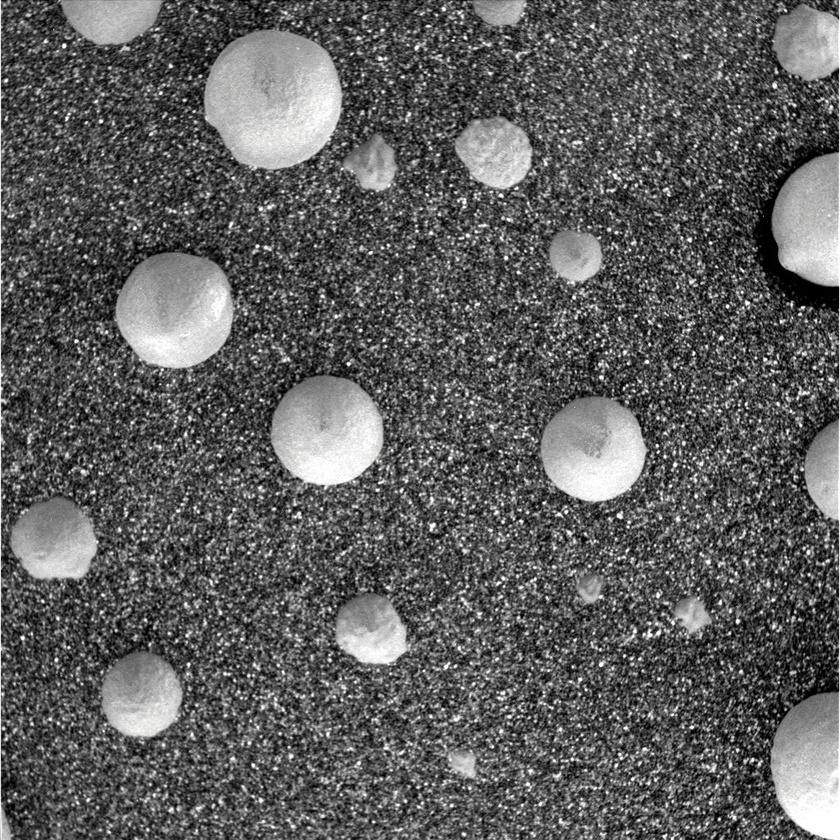
#> input picture 1M230096684EFF81O7P2956M2M1.JPG, 840 x 840 px, shrunk from 1024 x 1024 before the run; its folder holds only this picture in this run
$ python edge_detection.py   (older library calls are emulated)
#> lines starting #> are read from the running program, lines starting #| are printed output that depends on the picture; after the words box and inside, x2 and y2 are one past the last pixel; in counts of white or black regions, pixels touching at a corner belong together
import math
import os
import cv2
import numpy as np

GREEN = (0, 200, 0)
BLUE = (200, 0, 0)
YELLOW = (51, 230, 230)
RED = (0, 0, 200)

DIR = "EdgeDetection"


def GetAllImages():
    return [dir for dir in os.listdir(".") if dir.endswith(".JPG")]


def GetFileName(prefix, image_name):
    return DIR + "\\" + image_name.split(".")[0] + "\\" + prefix + "_" + image_name


def CreateResultDirectory(images):
    if not os.path.exists(DIR):
        os.mkdir(DIR)

    for image in images:
        new_dir_name = DIR + "\\" + image.split(".")[0]
        if not os.path.exists(new_dir_name):
            os.mkdir(new_dir_name)


def IsBorderContour(contour, imageSize):

    (width, height) = imageSize
    x, y, w, h = cv2.boundingRect(contour)
    minX = 0
    minY = 0
    maxX = width - 1
    maxY = height - 1

    if x <= minX or y <= minY or w + x >= maxX or h + y >= maxY:
        return True
    return False


def GetBorderContours(contours, imageSize):
    border_contours = []
    for contour in contours:
        if IsBorderContour(contour, imageSize):
            border_contours.append(contour)
    return border_contours


def Fill(input_image):
    image_floodfill = input_image.copy()

    # Mask used to flood filling.
    # Notice the size needs to be 2 pixels than the image.
    height, width = input_image.shape[:2]
    mask = np.zeros((height + 2, width + 2), np.uint8)

    # Floodfill from point (0, 0)
    cv2.floodFill(image_floodfill, mask, (0, 150), 255)
    # Invert floodfilled image
    image_floodfill_inv = cv2.bitwise_not(image_floodfill)

    # Combine the two images to get the foreground.
    output_image = input_image | image_floodfill_inv
    return output_image


def DeleteContours(contours_to_delete, image):
    clean_image = image.copy()

    cv2.drawContours(clean_image, contours_to_delete, -1, (0,0,0), 3)
    cv2.drawContours(clean_image, contours_to_delete, -1, (0,0,0), cv2.FILLED)

    return clean_image


def DeleteSmallContours(image, size):

    clean_image = image.copy()
    contours, bin = cv2.findContours(clean_image, cv2.RETR_EXTERNAL, cv2.CHAIN_APPROX_TC89_L1)

    cont_to_delete = []
    for cont in contours:
        if cv2.contourArea(cont) < size:
            cont_to_delete.append(cont)

    return DeleteContours(cont_to_delete, clean_image)


def CalculateDistance(x, y):
    return math.sqrt(pow(x, 2) + pow(y, 2))


def CircleKernel(radius):

    diameter = 2 * radius + 1

    kernel = np.zeros((diameter, diameter), dtype=np.uint8)

    middle = int((diameter - 1) / 2)
    kernel[middle, ] = 1
    kernel[:, middle] = 1

    width, height = kernel.shape
    for x in range(width):
        for y in range(height):
            distance = round(CalculateDistance(abs(middle - x), abs(middle - y)))
            if distance <= radius:
                kernel[x, y] = 1
    return kernel


def DeleteBorderContours(image):
    clean_image = image.copy()
    contours, bin = cv2.findContours(clean_image, cv2.RETR_EXTERNAL, cv2.CHAIN_APPROX_TC89_L1)

    contours_to_delete = GetBorderContours(contours, clean_image.shape)

    return DeleteContours(contours_to_delete, clean_image)


# READ ALL IMAGES
png_images = GetAllImages()


# CREATE DIRECTORY FOR RESULTS
CreateResultDirectory(png_images)


for file_name in png_images:
    # OPEN AND NORMALIZE
    image = cv2.imread(file_name, 0)
#> image: shape (840, 840); min 0, max 255, mean 94.3
    # normalized_image = (cv2.normalize(image, None, alpha=0, beta=1, norm_type=cv2.NORM_MINMAX, dtype=cv2.CV_32F)) * 255
    # cv2.imwrite(GetFileName("1norm", file_name), normalized_image)

    # normalized_image = cv2.imread(GetFileName("1norm", file_name), 0)

    # FILTERING

    opening = cv2.morphologyEx(image, cv2.MORPH_OPEN, CircleKernel(8))
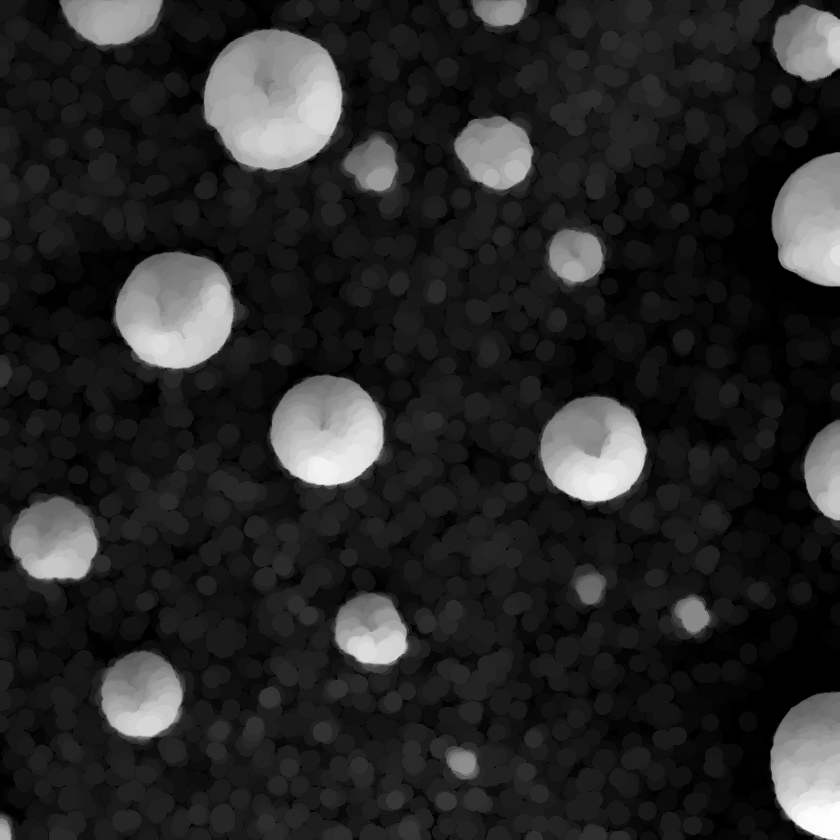
#> opening: shape (840, 840); min 0, max 254, mean 39.7
    cv2.imwrite(GetFileName("2opening", file_name), opening)

    # SEGMENTATION

    # TODO set properly those values
    ret3, thresh_image = cv2.threshold(image, 0, 255, cv2.THRESH_OTSU)
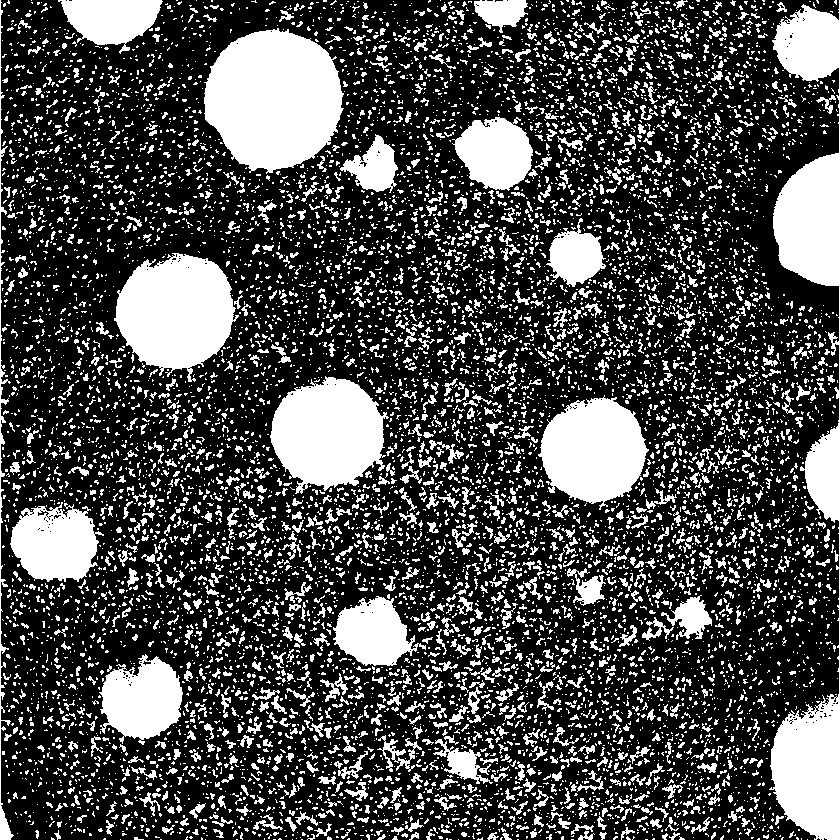
#> thresh_image: shape (840, 840); 29% white; 10349 white regions (8877 under 20 px), largest, box (x1, y1, x2, y2) and area: (769, 0, 840, 840) 21838, (204, 28, 344, 174) 15174, (114, 253, 239, 382) 10753
#> ret3 = 115

    RATIO = 0.5
    MULTIPLY = 1
    upper_thresh = MULTIPLY * ret3
#> upper_thresh = 115
    lower_thresh = RATIO * upper_thresh
#> lower_thresh = 57.5

    # WORKS BETTER WITH LITTLE FILTERING
    opening = cv2.bilateralFilter(opening, 10, 50, 50)

    edges = cv2.Canny(opening, lower_thresh, upper_thresh, 3, L2gradient=True)
#> edges: shape (840, 840); 0.72% white in thin lines or dots
    cv2.imshow("edges", edges)

    cv2.imwrite(GetFileName("3canny_edges", file_name), edges)

    # FILL
    filled_image = Fill(edges)
#> in Fill, `cv2.floodFill(image_floodfill, mask, (0, 150), 255)`:
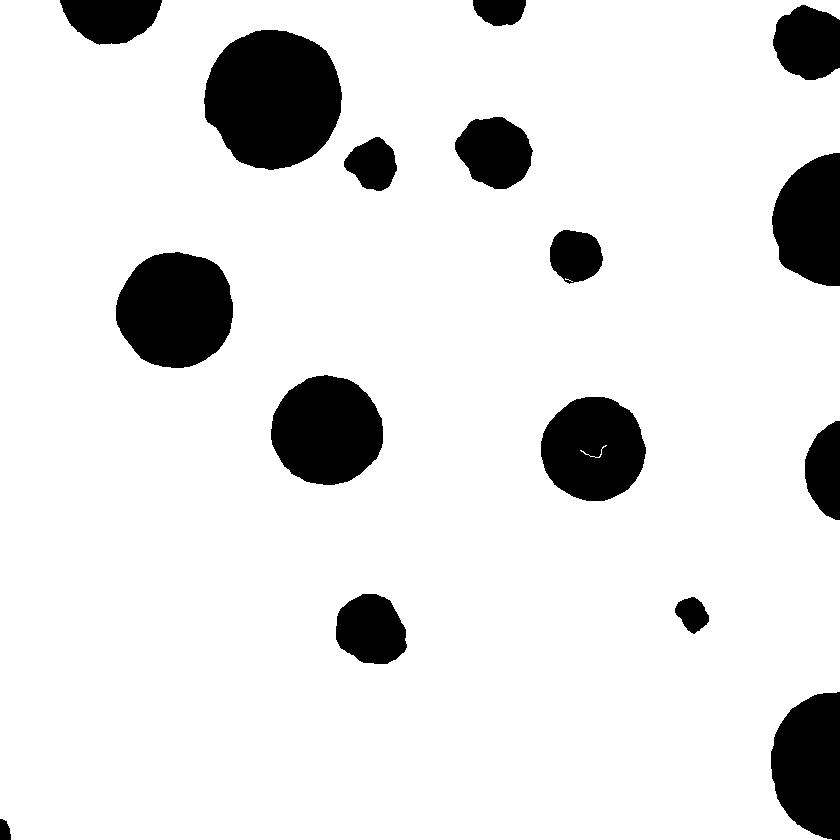
#> image_floodfill: shape (840, 840); 88.2% white; 16 black regions, largest, box (x1, y1, x2, y2) and area: (204, 30, 342, 170) 14914, (116, 252, 233, 368) 10681, (271, 375, 383, 485) 9518
#> in Fill, `output_image = input_image | image_floodfill_inv`:
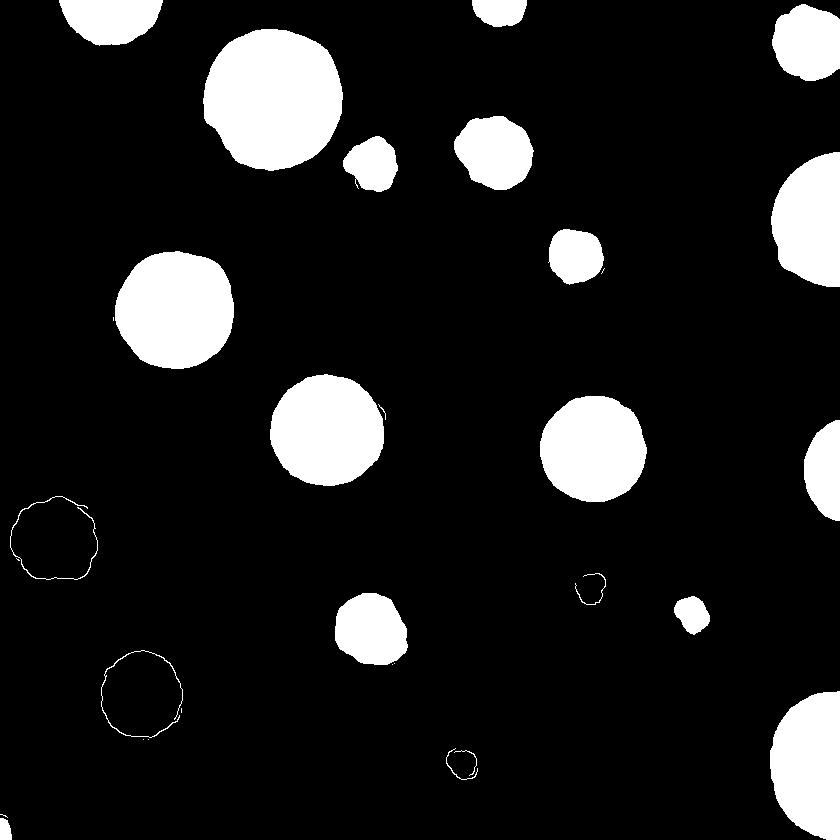
#> output_image: shape (840, 840); 12.5% white; 31 white regions (9 under 20 px)

    image_with_no_border = DeleteBorderContours(filled_image)
#> in DeleteBorderContours, `contours, bin = cv2.findContours(clean_image, cv2.RETR_EXTERNAL, cv2.C..`: contours = 31 contours, 12 with area under 20; largest, box (x1, y1, x2, y2) and area: (203, 29, 343, 171) 15290, (115, 251, 234, 369) 11006, (270, 374, 384, 486) 9828, (540, 396, 647, 502) 8790, (770, 691, 840, 840) 8252; bin = 31 rows, first 6: [1, -1, -1, -1], [2, 0, -1, -1], [3, 1, -1, -1], [4, 2, -1, -1], [5, 3, -1, -1], [6, 4, -1, -1]
#> the loop in GetBorderContours, `for contour in contours:` made 31 passes
#> (x in IsBorderContour, y in IsBorderContour, w in IsBorderContour, h in IsBorderContour) on passes 1, 2, 3, 4, 5, 6, 8, 9, 10, 11, 12, 13: (0, 818, 12, 22), (0, 814, 8, 4), (454, 750, 23, 26), (446, 748, 32, 32), (148, 739, 1, 1), (143, 739, 1, 1), (770, 691, 70, 149), (392, 664, 1, 1), (394, 663, 1, 1), (101, 650, 82, 88), (674, 596, 36, 39), (335, 593, 73, 72)
#> (contour, x in IsBorderContour, y in IsBorderContour, w in IsBorderContour, h in IsBorderContour) on passes 7, 15, 21, 22: ([[181, 708], [181, 712]], 181, 708, 1, 5), ([[16, 558], [19, 560]], 16, 558, 4, 3), ([[113, 317], [113, 320]], 113, 317, 1, 4), ([[604, 268], [603, 270], [601, 273], [602, 271]], 601, 268, 4, 6)
#> after the loop in GetBorderContours, `for contour in contours:`: border_contours = 8 contours, 1 with area under 20; largest, box (x1, y1, x2, y2) and area: (770, 691, 840, 840) 8252, (771, 152, 840, 287) 7234, (772, 4, 840, 81) 4080, (59, 0, 163, 46) 3484, (804, 420, 840, 521) 2682, (472, 0, 527, 27) 1141, (0, 818, 12, 840) 196
#> in DeleteBorderContours, `contours_to_delete = GetBorderContours(contours, clean_image.shape)`: contours_to_delete has the same summary as border_contours in GetBorderContours
    cv2.imwrite(GetFileName("4filled", file_name), image_with_no_border)
    cv2.imshow("filled", image_with_no_border)

    image_with_no_border = DeleteSmallContours(image_with_no_border, 300)
#> in DeleteSmallContours, `contours, bin = cv2.findContours(clean_image, cv2.RETR_EXTERNAL, cv2.C..`: contours = 23 contours, 11 with area under 20; largest, box (x1, y1, x2, y2) and area: (203, 29, 343, 171) 15290, (115, 251, 234, 369) 11006, (270, 374, 384, 486) 9828, (540, 396, 647, 502) 8790, (454, 116, 533, 190) 4278; bin = 23 rows, first 6: [1, -1, -1, -1], [2, 0, -1, -1], [3, 1, -1, -1], [4, 2, -1, -1], [5, 3, -1, -1], [6, 4, -1, -1]
#> the loop in DeleteSmallContours, `for cont in contours:` made 23 passes
#> cont on passes 3, 4, 5, 6, 7, 12, 17, 18: [[148, 739]], [[143, 739]], [[181, 708], [181, 712]], [[392, 664]], [[394, 663]], [[16, 558], [19, 560]], [[113, 317], [113, 320]], [[604, 268], [603, 270], [601, 273], [602, 271]]
#> after the loop in DeleteSmallContours, `for cont in contours:`: cont_to_delete = 14 contours, 11 with area under 20; largest, box (x1, y1, x2, y2) and area: (10, 496, 98, 580) 72, (101, 650, 183, 738) 67, (575, 573, 606, 605) 20
#> in DeleteContours (call 2), `cv2.drawContours(clean_image, contours_to_delete, -1, (0,0,0), 3)`: clean_image: shape (840, 840); 8.4% white; 9 white regions, largest, box (x1, y1, x2, y2) and area: (203, 29, 343, 171) 15429, (115, 251, 234, 369) 11115, (270, 374, 384, 486) 9936
    cv2.imwrite(GetFileName("5deleted", file_name), image_with_no_border)

    RADIUS_2 = 10
    kernel_2 = cv2.getStructuringElement(cv2.MORPH_ELLIPSE, (RADIUS_2, RADIUS_2))
    opening_2 = cv2.morphologyEx(image_with_no_border, cv2.MORPH_OPEN, kernel_2)
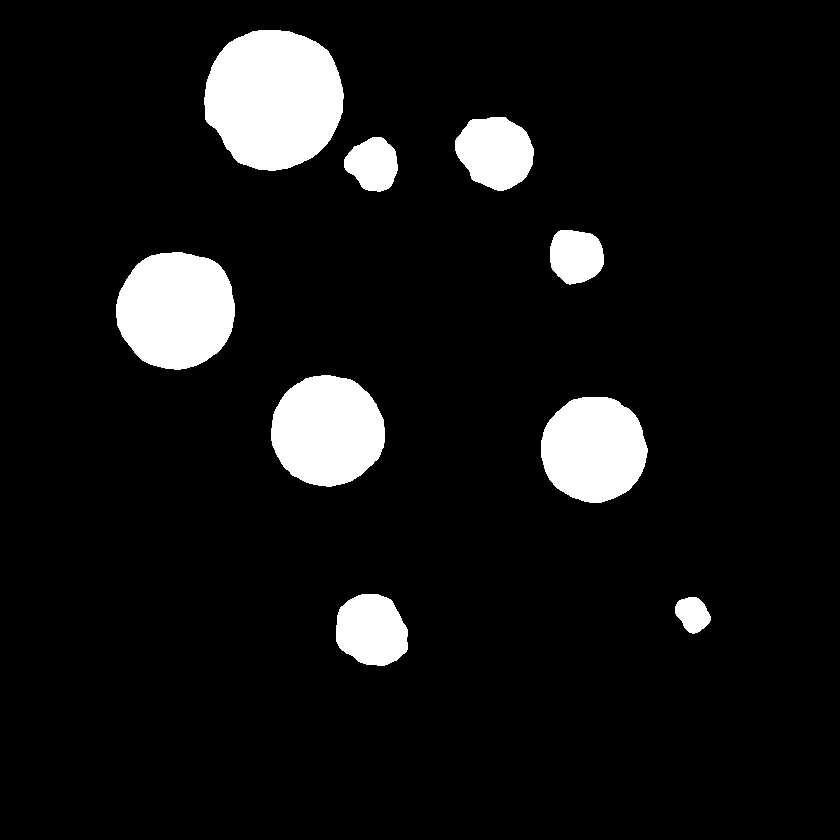
#> opening_2: shape (840, 840); 8.4% white; 9 white regions
    cv2.imwrite(GetFileName("6opening", file_name), opening_2)

    # EXTRACTION
    contours, bin = cv2.findContours(opening_2, cv2.RETR_EXTERNAL, cv2.CHAIN_APPROX_TC89_L1)
#> contours = 9 contours; largest, box (x1, y1, x2, y2) and area: (204, 30, 344, 171) 15277, (116, 252, 235, 370) 11014, (271, 375, 385, 487) 9836, (541, 397, 648, 503) 8790, (455, 117, 534, 191) 4282; bin = [[1, -1, -1, -1], [2, 0, -1, -1], [3, 1, -1, -1], [4, 2, -1, -1], [5, 3, -1, -1], [6, 4, -1, -1], [7, 5, -1, -1], [8, 6, -1, -1], [-1, 7, -1, -1]]

    # CREATE PICTURE FOR DISPLAYING
    display_image = cv2.cvtColor(image.copy(), cv2.COLOR_GRAY2BGR)

    # DRAWING CONTOURS
    LINE_THICKNESS = 2
    cv2.drawContours(display_image, contours, -1, YELLOW, LINE_THICKNESS)
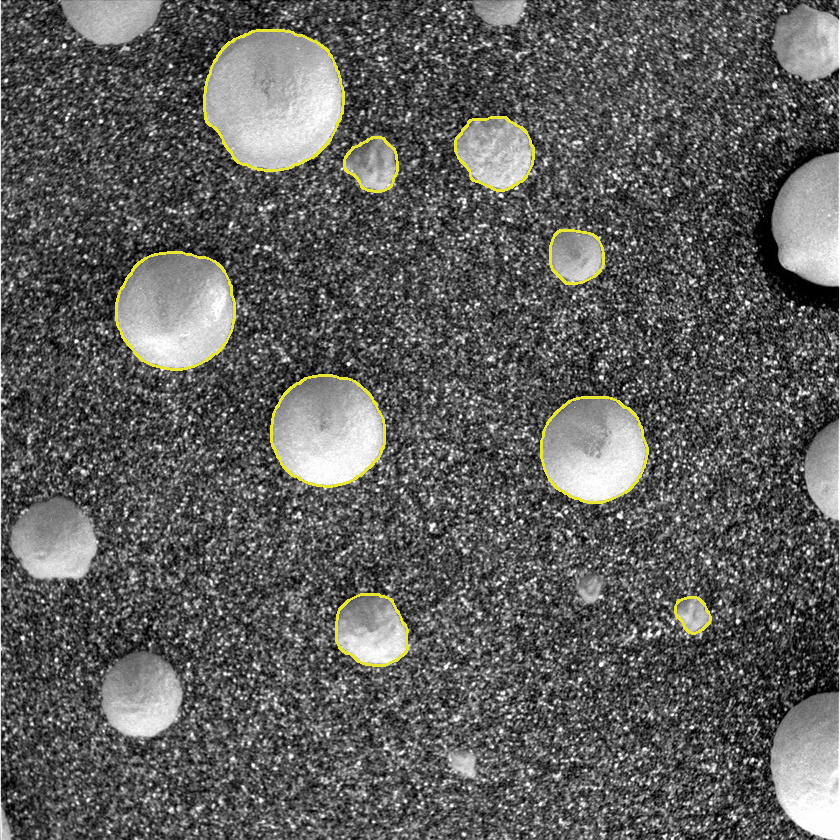
#> display_image: shape (840, 840, 3); mean B, G, R 93.8, 95.6, 95.6

    # cv2.imshow("Result", display_image)

    cv2.imwrite(GetFileName("7result", file_name), display_image)
    cv2.waitKey(0)


cv2.destroyAllWindows()
